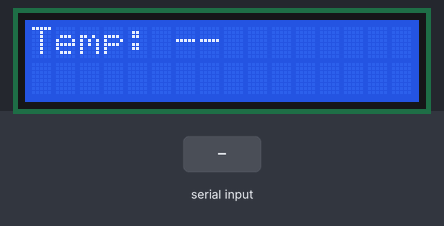
Bench run of a sketch on a simulated Arduino Uno, built with avr-gcc and run on an emulated ATmega328P. On the bench: 16×2 character LCD. The test bench sets the inputs (shaded band). What the sketch prints to the serial monitor is not drawn.

Above: at 1.2 s.
1.3 s: "0\n" received over the second serial link
At 1.9 s:
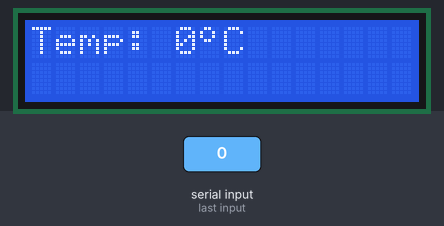
2.8 s: "90,45\n" received over the second serial link
At 3.1 s:
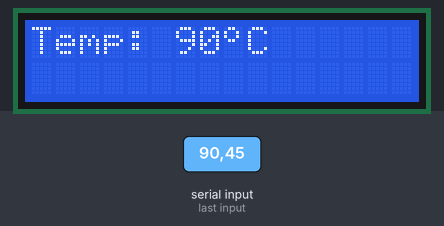
Timing chart, 0 to 5.8 s (numbered marks = the images above; inputs shaded):
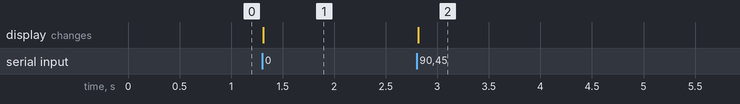

Measured:
- after the input at 1.3 s, the display: changes at once (image 1)
- after the input at 2.8 s, the display: changes at once (image 2)

The sketch:

Ard_Nano_Receptor.ino
```cpp
// Importação de bibliotecas
#include <Wire.h>
#include <SoftwareSerial.h>
#include <LiquidCrystal_I2C.h>

// Pinos: RX (pino 7) para receber dados do receptor e TX (pino 2) não será usado
SoftwareSerial mySerial(7, 2); // RX, TX (TX não usado neste código)

// Inicialização do display LCD 16x2 via I2C
LiquidCrystal_I2C lcd(0x27, 16, 2); // Ajuste o endereço se necessário

String receivedData = ""; // String para armazenar os dados recebidos
int temperature = -1; // Variável para armazenar a temperatura (como inteiro)
String message = ""; // Variável para armazenar mensagens

// Array símbolo grau
byte grau[8] = {
  B00001100, //   ##
  B00010010, //  #  #
  B00010010, //  #  #
  B00001100, //   ##
  B00000000, //
  B00000000, //
  B00000000, //
  B00000000  //
};

void setup() {
  Serial.begin(9600);
  while (!Serial) {
    ; // Espera para Arduinos com ATmega32u4 (USB Nativa)
  }
  Serial.println("Aguarde pelos dados.");
  mySerial.begin(4800); // Inicializa a comunicação com o módulo receptor

  // Inicializa o display LCD
  lcd.begin(16, 2);
  lcd.backlight();
  lcd.clear();

  // Cria o caractere de grau
  lcd.createChar(0, grau); // Armazena o caractere na posição 0
  lcd.setCursor(0, 0);
  lcd.print("Temp: --"); // Texto inicial
}

void loop() {
  // Verifica se há dados disponíveis no receptor
  while (mySerial.available()) {
    char receivedChar = mySerial.read(); // Lê um caractere do receptor
    receivedData += receivedChar; // Adiciona o caractere à string

    // Verifica se o caractere é o delimitador de fim de mensagem
    if (receivedChar == '\n') {
      // Remove o caractere de nova linha no final
      receivedData.trim(); // Remove espaços em branco no início e no fim

      // Mensagem de depuração
      Serial.print("Received Data: ");
      Serial.println(receivedData); // Verifique o que está sendo recebido

      // Tenta converter o valor recebido para temperatura
      int tempValue = receivedData.toInt(); // Converte para inteiro

      // Verifica se o valor recebido é numérico
      if (tempValue != 0 || receivedData == "0") {
        // Atualiza a temperatura
        temperature = tempValue; // Atualiza a temperatura
        lcd.setCursor(0, 0); // Posiciona no início da primeira linha
        lcd.print("Temp: ");
        lcd.print(temperature); // Exibe como inteiro
        lcd.write(byte(0)); // Exibe o caractere de grau
        lcd.print("C     "); // Limpa espaços extras no LCD
      } else {
        // Se não for temperatura, trata como mensagem de texto
        message = receivedData; // Armazena a mensagem recebida
        lcd.setCursor(0, 1); // Exibe a mensagem na segunda linha
        lcd.print(message);
        lcd.print("                "); // Limpa espaços extras no LCD
      }

      // Limpa a string para novos dados
      receivedData = "";

      // Atraso para permitir a atualização do display
      delay(100);
    }
  }
}
```
